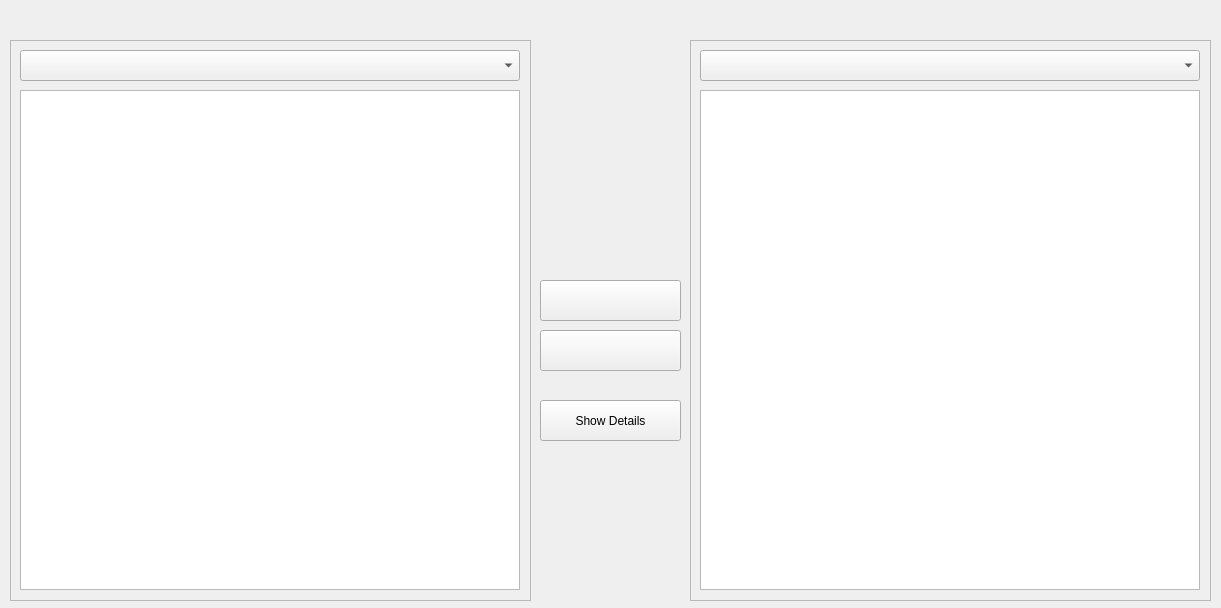
<?xml version="1.0" encoding="UTF-8"?>
<ui version="4.0">
 <class>DiskImageWidget</class>
 <widget class="QWidget" name="DiskImageWidget">
  <property name="geometry">
   <rect>
    <x>0</x>
    <y>0</y>
    <width>1221</width>
    <height>608</height>
   </rect>
  </property>
  <property name="windowTitle">
   <string>Modify Guest Image</string>
  </property>
  <widget class="QPushButton" name="toHostPushButton">
   <property name="geometry">
    <rect>
     <x>540</x>
     <y>330</y>
     <width>141</width>
     <height>41</height>
    </rect>
   </property>
   <property name="text">
    <string/>
   </property>
  </widget>
  <widget class="QPushButton" name="toGuestPushButton">
   <property name="geometry">
    <rect>
     <x>540</x>
     <y>280</y>
     <width>141</width>
     <height>41</height>
    </rect>
   </property>
   <property name="text">
    <string/>
   </property>
  </widget>
  <widget class="QFrame" name="frame">
   <property name="geometry">
    <rect>
     <x>10</x>
     <y>40</y>
     <width>521</width>
     <height>561</height>
    </rect>
   </property>
   <property name="frameShape">
    <enum>QFrame::StyledPanel</enum>
   </property>
   <property name="frameShadow">
    <enum>QFrame::Raised</enum>
   </property>
   <widget class="QTreeView" name="hostTreeView">
    <property name="geometry">
     <rect>
      <x>10</x>
      <y>50</y>
      <width>500</width>
      <height>500</height>
     </rect>
    </property>
   </widget>
   <widget class="QComboBox" name="hostComboBox">
    <property name="geometry">
     <rect>
      <x>10</x>
      <y>10</y>
      <width>500</width>
      <height>31</height>
     </rect>
    </property>
   </widget>
  </widget>
  <widget class="QFrame" name="frame_2">
   <property name="geometry">
    <rect>
     <x>690</x>
     <y>40</y>
     <width>521</width>
     <height>561</height>
    </rect>
   </property>
   <property name="frameShape">
    <enum>QFrame::StyledPanel</enum>
   </property>
   <property name="frameShadow">
    <enum>QFrame::Raised</enum>
   </property>
   <widget class="QTreeView" name="guestTreeView">
    <property name="geometry">
     <rect>
      <x>10</x>
      <y>50</y>
      <width>500</width>
      <height>500</height>
     </rect>
    </property>
   </widget>
   <widget class="QComboBox" name="guestComboBox">
    <property name="geometry">
     <rect>
      <x>10</x>
      <y>10</y>
      <width>500</width>
      <height>31</height>
     </rect>
    </property>
   </widget>
  </widget>
  <widget class="QPushButton" name="detailsPushButton">
   <property name="geometry">
    <rect>
     <x>540</x>
     <y>400</y>
     <width>141</width>
     <height>41</height>
    </rect>
   </property>
   <property name="text">
    <string>Show Details</string>
   </property>
  </widget>
  <zorder>frame_2</zorder>
  <zorder>frame</zorder>
  <zorder>toHostPushButton</zorder>
  <zorder>toGuestPushButton</zorder>
  <zorder>detailsPushButton</zorder>
 </widget>
 <resources/>
 <connections/>
</ui>
